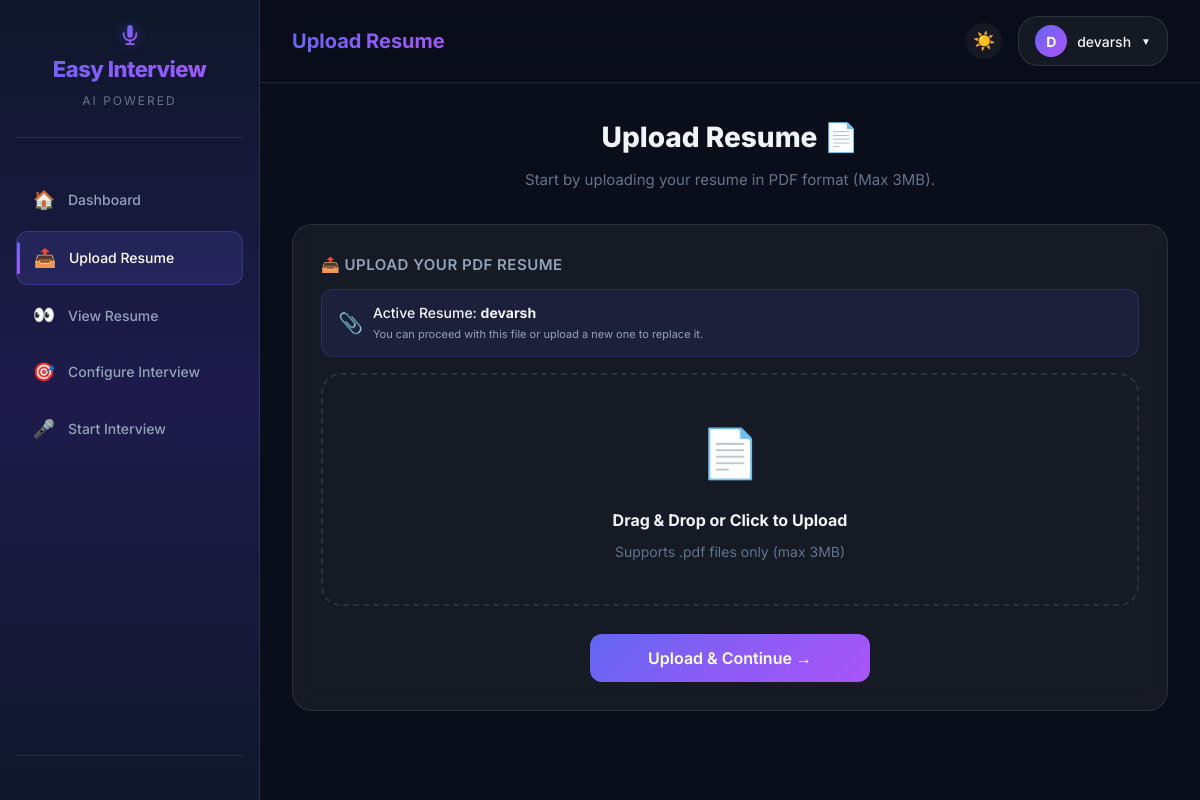
/resume/ (signed in), run on the app's committed database.
### myapp/models.py (models this page shows, shortened)
class User(AbstractUser):
    profile_photo = models.ImageField(upload_to='profile_photos/', null=True, blank=True)
    is_expert = models.BooleanField(default=False)

### myapp/views.py (the view, shortened to what this page needs)
# urls.py: path('resume/', views.resume_view, name='resume'),
@login_required
def resume_view(request):
    latest_with_resume = Interview.objects.filter(
        user=request.user, resume__isnull=False
    ).exclude(resume='').order_by('-created_at').first()
    return render(request, "myapp/resume.html", {
        'latest_resume': latest_with_resume,
        'temp_resume_filename': request.session.get('temp_resume_filename'),
    })

### myapp/templates/myapp/resume.html (shortened to what this page needs)
{% extends 'myapp/base.html' %}
{% block nav_resume %}active{% endblock %}
{% block page_title %}<span>Upload Resume</span>{% endblock %}
{% block content %}
<div class="animate-in">
    <div class="text-center" style="margin-bottom: 32px;">
        <h1 class="page-title">Upload Resume 📄</h1>
        <p class="page-subtitle">Start by uploading your resume in PDF format (Max 3MB).</p>
    </div>
</div>
<div class="glass-card animate-in delay-1">
    <form method="POST" enctype="multipart/form-data">
        <div class="form-group" style="margin-bottom: 28px;">
            <label class="form-label" style="font-size: 15px; margin-bottom: 12px;">📤 Upload Your PDF Resume</label>
            {% if temp_resume_filename or latest_resume %}
            <div style="padding: 12px 16px; background: rgba(99, 102, 241, 0.1); border: 1px solid rgba(99, 102, 241, 0.2); border-radius: var(--radius-md); margin-bottom: 16px; display: flex; align-items: center; gap: 10px;">
                <span style="font-size: 20px;">📎</span>
                <div>
                    <div style="font-size: 14px; color: var(--text-primary); font-weight: 500;">
                        Active Resume: <strong>{% if temp_resume_filename %}{{ temp_resume_filename }}{% else %}{{ latest_resume.resume.name|cut:"resumes/" }}{% endif %}</strong>
                    </div>
                    <div style="font-size: 11px; color: var(--text-secondary); margin-top: 2px;">You can proceed with this file or upload a new one to replace it.</div>
                </div>
            </div>
            {% endif %}
            <div class="upload-area">
                <span class="upload-icon">📄</span>
                <h4>Drag & Drop or Click to Upload</h4>
                <p>Supports .pdf files only (max 3MB)</p>
            </div>
        </div>
        <div class="text-center">
            <button type="submit" class="btn-primary-glow btn-lg" style="min-width: 280px;">
                Upload & Continue →
            </button>
        </div>
    </form>
</div>
{% endblock %}

### myapp/templates/myapp/base.html (shortened to what this page needs)
{% load static %}
<!DOCTYPE html>
<html lang="en">
<head>
    <link rel="stylesheet" href="{% static 'css/style.css' %}?v=20">
</head>
<body>
<div id="wrapper">
    <div class="sidebar">
        <div class="sidebar-logo">
            <h2>Easy Interview</h2>
            <span>AI Powered</span>
        </div>
        <div class="sidebar-nav">
            {% if request.user.is_expert or request.user.is_staff %}
            <a href="{% url 'expert_dashboard' %}" class="nav-link {% block nav_expert_dash %}{% endblock %}">
                <span class="nav-icon">📊</span> Dashboard
            </a>
            <a href="{% url 'expert_questions_dashboard' %}" class="nav-link {% block nav_expert %}{% endblock %}">
                <span class="nav-icon">📝</span> Question Bank
            </a>
            <a href="{% url 'expert_live_rooms_dashboard' %}" class="nav-link {% block nav_live %}{% endblock %}">
                <span class="nav-icon">📹</span> Live Interview
            </a>
            {% else %}
            <a href="{% url 'home' %}" class="nav-link {% block nav_home %}{% endblock %}">
                <span class="nav-icon">🏠</span> Dashboard
            </a>
            <a href="{% url 'resume' %}" class="nav-link {% block nav_resume %}{% endblock %}">
                <span class="nav-icon">📤</span> Upload Resume
            </a>
            <a href="{% url 'view_resume' %}" class="nav-link {% block nav_view_resume %}{% endblock %}">
                <span class="nav-icon">👀</span> View Resume
            </a>
            <a href="{% url 'configure_interview' %}" class="nav-link {% block nav_configure %}{% endblock %}">
                <span class="nav-icon">🎯</span> Configure Interview
            </a>
            <a href="{% url 'start_interview' %}" class="nav-link {% block nav_interview %}{% endblock %}">
                <span class="nav-icon">🎤</span> Start Interview
            </a>
            {% endif %}
        </div>
        <div class="sidebar-footer">
        </div>
    </div>
    <div class="page-content">
        <div class="topbar">
            <div style="display: flex; align-items: center; gap: 12px;">
                <div class="topbar-title">
                    {% block page_title %}<span>Dashboard</span>{% endblock %}
                </div>
            </div>
            <div style="display: flex; align-items: center; gap: 16px;">
                <button id="theme-toggle-dashboard" class="btn-outline-glass" style="padding: 6px; width: 36px; height: 36px; border-radius: 50%; font-size: 18px; line-height: 1; border: none; cursor: pointer; background: var(--bg-glass);">
                    ☀️
                </button>
                <div class="profile-dropdown">
                    <button class="profile-btn">
                        {% if request.user.profile_photo %}
                            <img src="{{ request.user.profile_photo.url }}" alt="Avatar" style="width: 32px; height: 32px; border-radius: 50%; object-fit: cover; border: 2px solid var(--accent-primary);">
                        {% else %}
                            <div class="profile-avatar">{{ request.user.username|make_list|first|upper }}</div>
                        {% endif %}
                        <span>{{ request.user.username|default:"User" }}</span>
                        <span style="font-size: 10px;">▼</span>
                    </button>
            </div>
            </div>
        </div>
        <div class="main-content">
            {% block content %}{% endblock %}
        </div>
    </div>
</div>
</body>
</html>

### data on the page
User: user.username|make_list "D", user.username "devarsh", username "devarsh"
